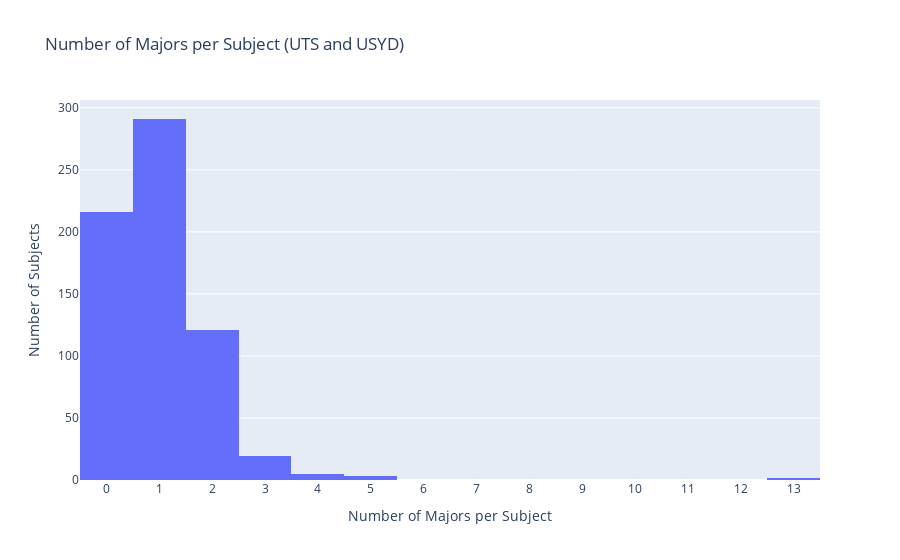

The notebook cell this image was saved under:
### Code cell
fig = px.histogram(
    x=num_majors,
    # nbins=10,
    title="Number of Majors per Subject (UTS and USYD)",
    labels={"x": "Number of Majors per Subject"},
)
fig.update_layout(
  xaxis=dict(
    tickmode='linear',
    tick0=0,
    dtick=1
  ),
  yaxis_title="Number of Subjects",
)
fig.show()

### Figure 1 — Plotly figure (JSON) as saved in the notebook; plotly's stock layout.template omitted (floating-point values rounded to 4 significant figures; data arrays with more than 128 entries replaced by an {"elided": "..."} marker saying what was removed)
{"data": [{"alignmentgroup": "True", "bingroup": "x", "hovertemplate": "Number of Majors per Subject=%{x}<br>count=%{y}<extra></extra>", "legendgroup": "", "marker": {"color": "#636efa", "pattern": {"shape": ""}}, "name": "", "offsetgroup": "", "orientation": "v", "showlegend": false, "type": "histogram", "x": {"elided": "657 int values"}, "xaxis": "x", "yaxis": "y"}], "layout": {"barmode": "relative", "legend": {"tracegroupgap": 0}, "title": {"text": "Number of Majors per Subject (UTS and USYD)"}, "xaxis": {"anchor": "y", "domain": [0, 1], "dtick": 1, "tick0": 0, "tickmode": "linear", "title": {"text": "Number of Majors per Subject"}}, "yaxis": {"anchor": "x", "domain": [0, 1], "title": {"text": "Number of Subjects"}}}}
